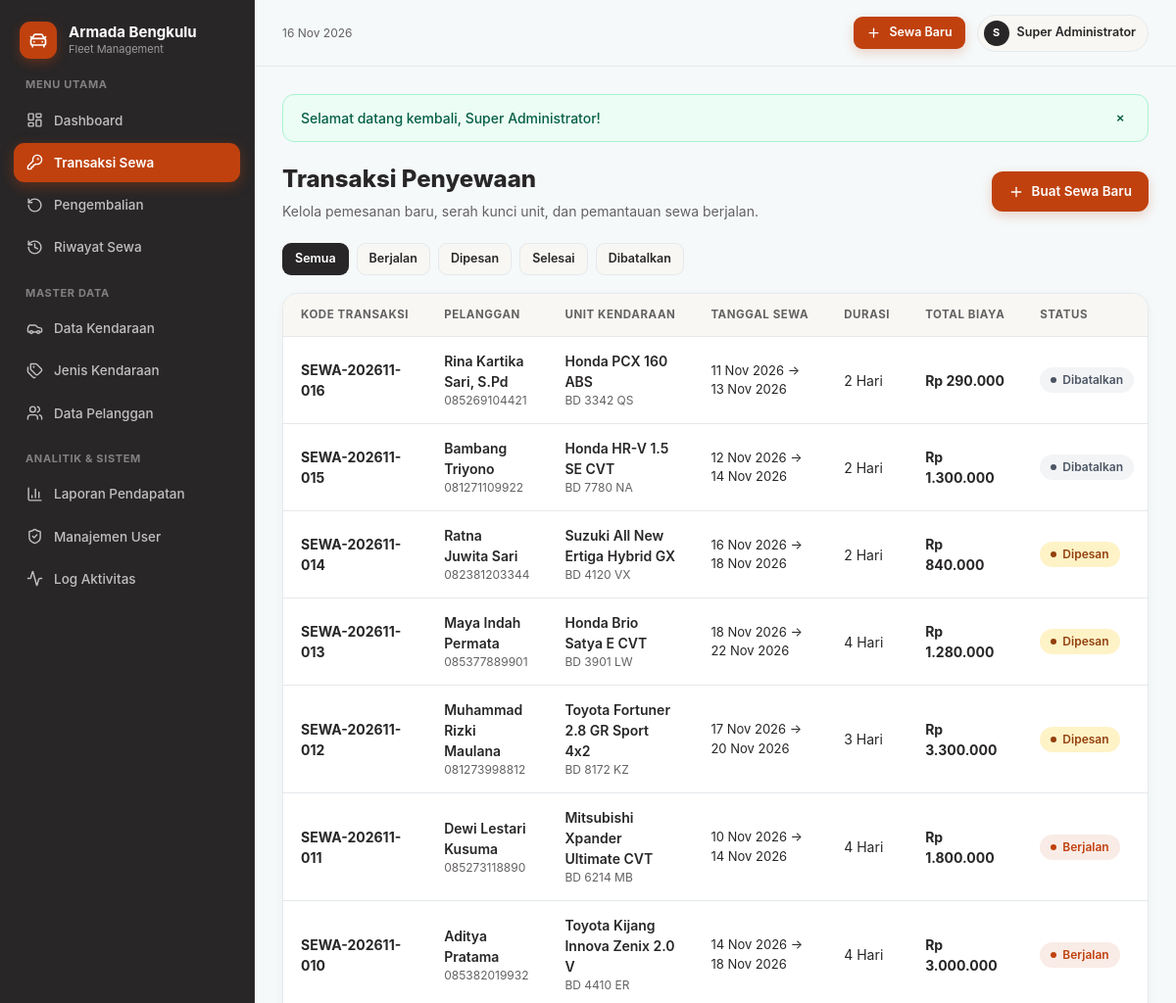
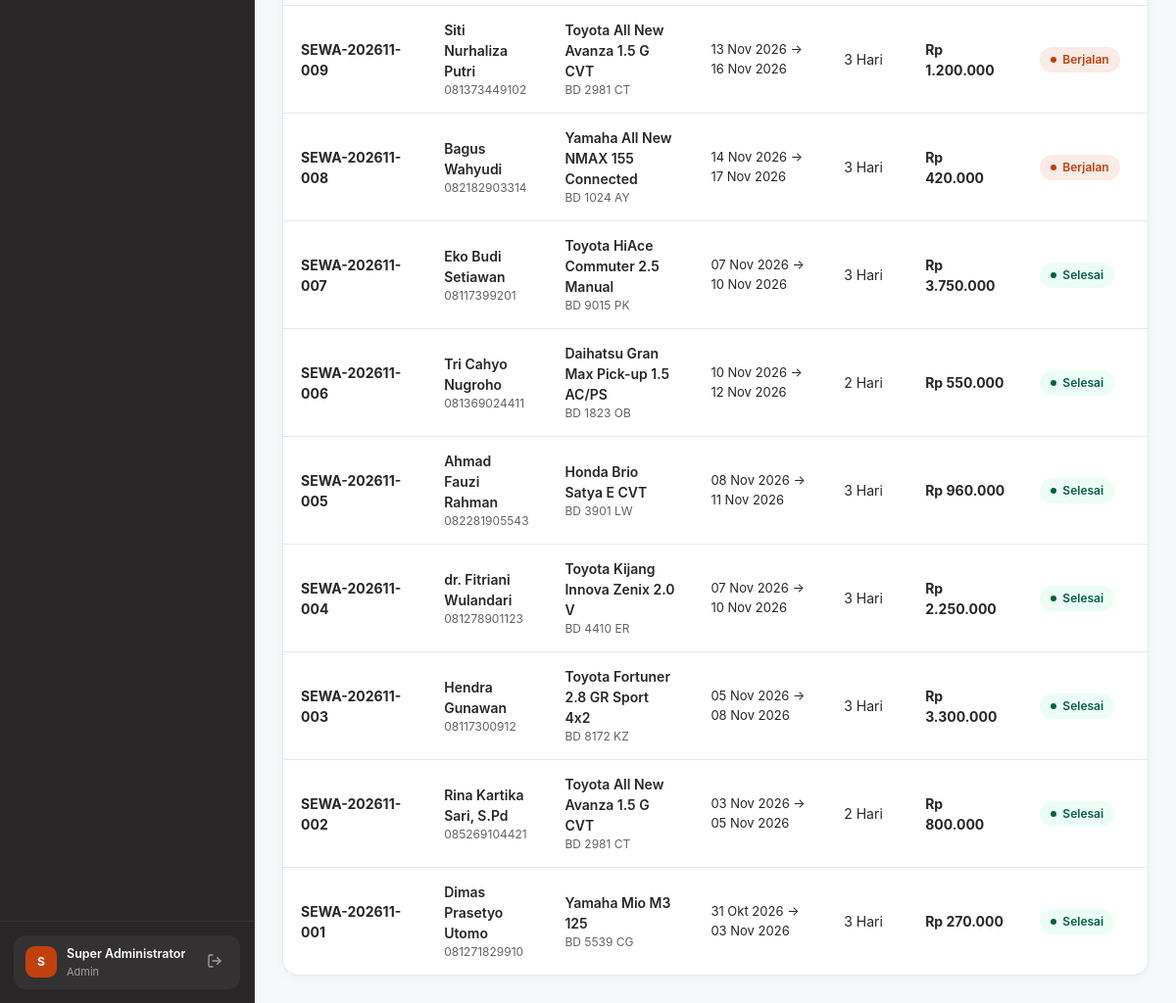
/penyewaan (signed in), run on the app's committed database (2 pictures, top to bottom).
### tables this page shows
CREATE TABLE `penyewaan` (
  `id` int(10) UNSIGNED NOT NULL,
  `kode_transaksi` varchar(20) NOT NULL,
  `pelanggan_id` int(10) UNSIGNED NOT NULL,
  `kendaraan_id` int(10) UNSIGNED NOT NULL,
  `created_by` int(10) UNSIGNED NOT NULL,
  `tgl_sewa` date NOT NULL,
  `tgl_kembali_rencana` date NOT NULL,
  `tgl_kembali_aktual` date DEFAULT NULL,
  `tarif_saat_sewa` decimal(12,2) NOT NULL,
  `jumlah_hari` int(10) UNSIGNED NOT NULL,
  `total_biaya` decimal(14,2) NOT NULL,
  `hari_terlambat` int(10) UNSIGNED NOT NULL DEFAULT 0,
  `denda` decimal(14,2) NOT NULL DEFAULT 0.00,
  `status` enum('Dipesan','Berjalan','Selesai','Dibatalkan') NOT NULL DEFAULT 'Berjalan',
  `catatan` varchar(255) DEFAULT NULL,
  `created_at` timestamp NOT NULL DEFAULT current_timestamp(),
  `updated_at` timestamp NOT NULL DEFAULT current_timestamp() ON UPDATE current_timestamp()
);

CREATE TABLE `pelanggan` (
  `id` int(10) UNSIGNED NOT NULL,
  `nik` char(16) NOT NULL,
  `nama` varchar(100) NOT NULL,
  `alamat` text NOT NULL,
  `no_hp` varchar(15) NOT NULL,
  `no_sim` varchar(20) NOT NULL,
  `email` varchar(100) DEFAULT NULL,
  `created_at` timestamp NOT NULL DEFAULT current_timestamp(),
  `updated_at` timestamp NOT NULL DEFAULT current_timestamp() ON UPDATE current_timestamp()
);

CREATE TABLE `kendaraan` (
  `id` int(10) UNSIGNED NOT NULL,
  `plat_nomor` varchar(15) NOT NULL,
  `merek` varchar(50) NOT NULL,
  `model` varchar(50) NOT NULL,
  `tahun` smallint(5) UNSIGNED NOT NULL,
  `warna` varchar(30) NOT NULL,
  `tarif_per_hari` decimal(12,2) NOT NULL,
  `status` enum('Tersedia','Disewa','Perawatan') NOT NULL DEFAULT 'Tersedia',
  `jenis_id` int(10) UNSIGNED NOT NULL,
  `created_at` timestamp NOT NULL DEFAULT current_timestamp(),
  `updated_at` timestamp NOT NULL DEFAULT current_timestamp() ON UPDATE current_timestamp()
);

### core/Controller.php (called while the page is built, shortened)
<?php
abstract class Controller
{
    protected function view(string $view, array $data = [], string $layout = 'layouts/app'): void
    {
        View::render($view, $data, $layout);
    }
}

### app/Controllers/PenyewaanController.php (called while the page is built, shortened)
<?php
class PenyewaanController extends Controller
{
    public function index(Request $request): void
    {
        $pdo = Database::connection();
        $status = trim((string)$request->input('status', ''));
        $sql = "
            SELECT p.*, pl.nama AS nama_pelanggan, pl.no_hp,
                   k.plat_nomor, k.merek, k.model
            FROM penyewaan p
            JOIN pelanggan pl ON pl.id = p.pelanggan_id
            JOIN kendaraan k ON k.id = p.kendaraan_id
            WHERE 1=1
        ";
        $params = [];
        $sql .= " ORDER BY p.id DESC";
        $stmt = $pdo->prepare($sql);
        $stmt->execute($params);
        $this->view('penyewaan/index', [
            'title'  => 'Transaksi Penyewaan — Rental Armada Bengkulu',
            'rows'   => $stmt->fetchAll(),
            'status' => $status,
        ]);
    }
}

### public/index.php (called while the page is built, shortened)
<?php
require_once BASE_PATH . '/core/helpers.php';
require_once BASE_PATH . '/core/Flash.php';
require_once BASE_PATH . '/core/Request.php';
require_once BASE_PATH . '/core/Controller.php';
require_once BASE_PATH . '/core/Router.php';
$router = new Router();
$request = new Request();
$router->dispatch($request);

### core/helpers.php (called while the page is built, shortened)
<?php
function base_url(string $path = ''): string
{
    $scriptName = $_SERVER['SCRIPT_NAME'] ?? '';
    $baseDir = rtrim(str_replace('\\', '/', dirname($scriptName)), '/');
    $cleanPath = ltrim($path, '/');
    return $baseDir . ($cleanPath !== '' ? '/' . $cleanPath : '');
}
function e(?string $value): string
{
    return htmlspecialchars((string)$value, ENT_QUOTES, 'UTF-8');
}
function rupiah(float|int|string $amount): string
{
    return 'Rp ' . number_format((float)$amount, 0, ',', '.');
}
function tgl_indo(?string $date): string
{
    $bulan = [
        1 => 'Jan', 'Feb', 'Mar', 'Apr', 'Mei', 'Jun',
        'Jul', 'Agu', 'Sep', 'Okt', 'Nov', 'Des'
    ];
    $ts = strtotime($date);
    return date('d', $ts) . ' ' . $bulan[(int)date('n', $ts)] . ' ' . date('Y', $ts);
}

### core/Request.php (called while the page is built, shortened)
<?php
class Request
{
    public function path(): string
    {
        $uri = parse_url($_SERVER['REQUEST_URI'] ?? '/', PHP_URL_PATH) ?: '/';
        $base = base_url();
        $uri = '/' . trim($uri, '/');
        return $uri === '' ? '/' : $uri;
    }
    public function input(string $key, mixed $default = null): mixed
    {
        return $_POST[$key] ?? $_GET[$key] ?? $default;
    }
}

### app/Views/penyewaan/index.php (the view, shortened to what this page needs)
<div style="display:flex;flex-wrap:wrap;justify-content:space-between;align-items:center;gap:16px;margin-bottom:22px;">
    <div>
        <h1 style="margin:0;font-size:24px;font-weight:800;">Transaksi Penyewaan</h1>
        <p style="margin:4px 0 0;color:#646163;">Kelola pemesanan baru, serah kunci unit, dan pemantauan sewa berjalan.</p>
    </div>
    <a href="<?= base_url('penyewaan/create') ?>" class="btn btn-accent">
        <i data-lucide="plus" style="width:16px;height:16px;"></i>
        <span>Buat Sewa Baru</span>
    </a>
</div>
<div style="display:flex;gap:8px;flex-wrap:wrap;margin-bottom:18px;">
    <?php foreach (['' => 'Semua', 'Berjalan' => 'Berjalan', 'Dipesan' => 'Dipesan', 'Selesai' => 'Selesai', 'Dibatalkan' => 'Dibatalkan'] as $k => $label): ?>
        <a href="<?= base_url('penyewaan' . ($k ? '?status=' . $k : '')) ?>"
           class="btn btn-sm <?= ($status === $k) ? 'btn-dark' : 'btn-warm' ?>">
            <?= $label ?>
        </a>
    <?php endforeach; ?>
</div>
<div class="ui-card" style="overflow:hidden;">
    <div class="table-wrap">
        <table class="ui-table">
            <thead>
                <tr>
                    <th>Kode Transaksi</th>
                    <th>Pelanggan</th>
                    <th>Unit Kendaraan</th>
                    <th>Tanggal Sewa</th>
                    <th>Durasi</th>
                    <th>Total Biaya</th>
                    <th>Status</th>
                </tr>
            </thead>
            <tbody>
                <?php foreach ($rows as $r): ?>
                <tr>
                    <td><strong><?= e($r['kode_transaksi']) ?></strong></td>
                    <td>
                        <div style="font-weight:600;"><?= e($r['nama_pelanggan']) ?></div>
                        <div style="font-size:12px;color:#646163;"><?= e($r['no_hp']) ?></div>
                    </td>
                    <td>
                        <div style="font-weight:600;"><?= e($r['merek'] . ' ' . $r['model']) ?></div>
                        <div style="font-size:12px;color:#646163;"><?= e($r['plat_nomor']) ?></div>
                    </td>
                    <td style="font-size:13px;"><?= tgl_indo($r['tgl_sewa']) ?> &rarr; <?= tgl_indo($r['tgl_kembali_rencana']) ?></td>
                    <td><?= (int)$r['jumlah_hari'] ?> Hari</td>
                    <td><strong><?= rupiah($r['total_biaya']) ?></strong></td>
                    <td><span class="badge badge-<?= strtolower($r['status']) ?>"><span class="badge-dot"></span><?= e($r['status']) ?></span></td>
                </tr>
                <?php endforeach; ?>
            </tbody>
        </table>
    </div>
</div>

### core/Router.php (shortened to what this page needs)
<?php
class Router
{
    private array $routes = [];
    private function add(string $method, string $pattern, array $handler): void
    {
        $regex = preg_replace('#\{([a-zA-Z_][a-zA-Z0-9_]*)\}#', '(?P<$1>[^/]+)', $pattern);
        $regex = '#^' . $regex . '$#';
        $this->routes[] = [
            'method'  => $method,
            'regex'   => $regex,
            'handler' => $handler,
        ];
    }
    public function dispatch(Request $request): void
    {
        $method = $request->method();
        $path = $request->path();
        foreach ($this->routes as $route) {
            if ($route['method'] !== $method) {
                continue;
            }
            if (preg_match($route['regex'], $path, $matches)) {
                $params = array_filter($matches, 'is_string', ARRAY_FILTER_USE_KEY);
                [$class, $action] = $route['handler'];
                $controller = new $class();
                $controller->$action($request, ...array_values($params));
                return;
            }
        }
    }
}

### data on the page
penyewaan: kode_transaksi "SEWA-202611-016", pelanggan.nama "Rina Kartika Sari, S.Pd", pelanggan.no_hp "085269104421", kendaraan.model "Honda PCX 160 ABS", kendaraan.plat_nomor "BD 3342 QS", tgl_sewa "11 Nov 2026", tgl_kembali_rencana "13 Nov 2026", jumlah_hari "2", total_biaya "Rp 290.000", status "Dibatalkan"
penyewaan: kode_transaksi "SEWA-202611-015", pelanggan.nama "Bambang Triyono", pelanggan.no_hp "081271109922", kendaraan.model "Honda HR-V 1.5 SE CVT", kendaraan.plat_nomor "BD 7780 NA", tgl_sewa "12 Nov 2026", tgl_kembali_rencana "14 Nov 2026", jumlah_hari "2", total_biaya "Rp 1.300.000", status "Dibatalkan"
penyewaan: kode_transaksi "SEWA-202611-014", pelanggan.nama "Ratna Juwita Sari", pelanggan.no_hp "082381203344", kendaraan.model "Suzuki All New Ertiga Hybrid GX", kendaraan.plat_nomor "BD 4120 VX", tgl_sewa "16 Nov 2026", tgl_kembali_rencana "18 Nov 2026", jumlah_hari "2", total_biaya "Rp 840.000", status "Dipesan"
penyewaan: kode_transaksi "SEWA-202611-013", pelanggan.nama "Maya Indah Permata", pelanggan.no_hp "085377889901", kendaraan.model "Honda Brio Satya E CVT", kendaraan.plat_nomor "BD 3901 LW", tgl_sewa "18 Nov 2026", tgl_kembali_rencana "22 Nov 2026", jumlah_hari "4", total_biaya "Rp 1.280.000", status "Dipesan"
penyewaan: kode_transaksi "SEWA-202611-012", pelanggan.nama "Muhammad Rizki Maulana", pelanggan.no_hp "081273998812", kendaraan.model "Toyota Fortuner 2.8 GR Sport 4x2", kendaraan.plat_nomor "BD 8172 KZ", tgl_sewa "17 Nov 2026", tgl_kembali_rencana "20 Nov 2026", jumlah_hari "3", total_biaya "Rp 3.300.000", status "Dipesan"
penyewaan: kode_transaksi "SEWA-202611-011", pelanggan.nama "Dewi Lestari Kusuma", pelanggan.no_hp "085273118890", kendaraan.model "Mitsubishi Xpander Ultimate CVT", kendaraan.plat_nomor "BD 6214 MB", tgl_sewa "10 Nov 2026", tgl_kembali_rencana "14 Nov 2026", jumlah_hari "4", total_biaya "Rp 1.800.000", status "Berjalan"
penyewaan: kode_transaksi "SEWA-202611-010", pelanggan.nama "Aditya Pratama", pelanggan.no_hp "085382019932", kendaraan.model "Toyota Kijang Innova Zenix 2.0 V", kendaraan.plat_nomor "BD 4410 ER", tgl_sewa "14 Nov 2026", tgl_kembali_rencana "18 Nov 2026", jumlah_hari "4", total_biaya "Rp 3.000.000", status "Berjalan"
penyewaan: kode_transaksi "SEWA-202611-009", pelanggan.nama "Siti Nurhaliza Putri", pelanggan.no_hp "081373449102", kendaraan.model "Toyota All New Avanza 1.5 G CVT", kendaraan.plat_nomor "BD 2981 CT", tgl_sewa "13 Nov 2026", tgl_kembali_rencana "16 Nov 2026", jumlah_hari "3", total_biaya "Rp 1.200.000", status "Berjalan"
penyewaan: kode_transaksi "SEWA-202611-008", pelanggan.nama "Bagus Wahyudi", pelanggan.no_hp "082182903314", kendaraan.model "Yamaha All New NMAX 155 Connected", kendaraan.plat_nomor "BD 1024 AY", tgl_sewa "14 Nov 2026", tgl_kembali_rencana "17 Nov 2026", jumlah_hari "3", total_biaya "Rp 420.000", status "Berjalan"
penyewaan: kode_transaksi "SEWA-202611-007", pelanggan.nama "Eko Budi Setiawan", pelanggan.no_hp "08117399201", kendaraan.model "Toyota HiAce Commuter 2.5 Manual", kendaraan.plat_nomor "BD 9015 PK", tgl_sewa "07 Nov 2026", tgl_kembali_rencana "10 Nov 2026", jumlah_hari "3", total_biaya "Rp 3.750.000", status "Selesai"
penyewaan: kode_transaksi "SEWA-202611-006", pelanggan.nama "Tri Cahyo Nugroho", pelanggan.no_hp "081369024411", kendaraan.model "Daihatsu Gran Max Pick-up 1.5 AC/PS", kendaraan.plat_nomor "BD 1823 OB", tgl_sewa "10 Nov 2026", tgl_kembali_rencana "12 Nov 2026", jumlah_hari "2", total_biaya "Rp 550.000", status "Selesai"
penyewaan: kode_transaksi "SEWA-202611-005", pelanggan.nama "Ahmad Fauzi Rahman", pelanggan.no_hp "082281905543", kendaraan.model "Honda Brio Satya E CVT", kendaraan.plat_nomor "BD 3901 LW", tgl_sewa "08 Nov 2026", tgl_kembali_rencana "11 Nov 2026", jumlah_hari "3", total_biaya "Rp 960.000", status "Selesai"
penyewaan: kode_transaksi "SEWA-202611-004", pelanggan.nama "dr. Fitriani Wulandari", pelanggan.no_hp "081278901123", kendaraan.model "Toyota Kijang Innova Zenix 2.0 V", kendaraan.plat_nomor "BD 4410 ER", tgl_sewa "07 Nov 2026", tgl_kembali_rencana "10 Nov 2026", jumlah_hari "3", total_biaya "Rp 2.250.000", status "Selesai"
penyewaan: kode_transaksi "SEWA-202611-003", pelanggan.nama "Hendra Gunawan", pelanggan.no_hp "08117300912", kendaraan.model "Toyota Fortuner 2.8 GR Sport 4x2", kendaraan.plat_nomor "BD 8172 KZ", tgl_sewa "05 Nov 2026", tgl_kembali_rencana "08 Nov 2026", jumlah_hari "3", total_biaya "Rp 3.300.000", status "Selesai"
penyewaan: kode_transaksi "SEWA-202611-002", pelanggan.nama "Rina Kartika Sari, S.Pd", pelanggan.no_hp "085269104421", kendaraan.model "Toyota All New Avanza 1.5 G CVT", kendaraan.plat_nomor "BD 2981 CT", tgl_sewa "03 Nov 2026", tgl_kembali_rencana "05 Nov 2026", jumlah_hari "2", total_biaya "Rp 800.000", status "Selesai"
penyewaan: kode_transaksi "SEWA-202611-001", pelanggan.nama "Dimas Prasetyo Utomo", pelanggan.no_hp "081271829910", kendaraan.model "Yamaha Mio M3 125", kendaraan.plat_nomor "BD 5539 CG", tgl_sewa "31 Okt 2026", tgl_kembali_rencana "03 Nov 2026", jumlah_hari "3", total_biaya "Rp 270.000", status "Selesai"

### other printed values
$label "Semua"
$label "Berjalan"
$label "Dipesan"
$label "Selesai"
$label "Dibatalkan"
